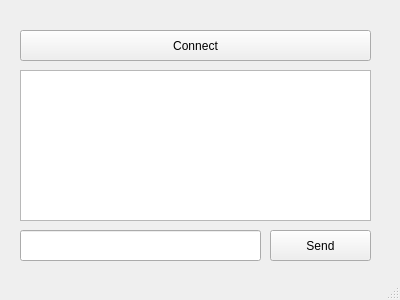
<?xml version="1.0" encoding="UTF-8"?>
<ui version="4.0">
 <class>TalkWindow</class>
 <widget class="QMainWindow" name="TalkWindow">
  <property name="geometry">
   <rect>
    <x>0</x>
    <y>0</y>
    <width>400</width>
    <height>300</height>
   </rect>
  </property>
  <property name="windowTitle">
   <string>MainWindow</string>
  </property>
  <widget class="QWidget" name="centralwidget">
   <widget class="QPushButton" name="connectButton">
    <property name="geometry">
     <rect>
      <x>20</x>
      <y>30</y>
      <width>351</width>
      <height>31</height>
     </rect>
    </property>
    <property name="text">
     <string>Connect</string>
    </property>
   </widget>
   <widget class="QTextEdit" name="talkMain">
    <property name="geometry">
     <rect>
      <x>20</x>
      <y>70</y>
      <width>351</width>
      <height>151</height>
     </rect>
    </property>
   </widget>
   <widget class="QLineEdit" name="messageEdit">
    <property name="geometry">
     <rect>
      <x>20</x>
      <y>230</y>
      <width>241</width>
      <height>31</height>
     </rect>
    </property>
   </widget>
   <widget class="QPushButton" name="sendButton">
    <property name="geometry">
     <rect>
      <x>270</x>
      <y>230</y>
      <width>101</width>
      <height>31</height>
     </rect>
    </property>
    <property name="text">
     <string>Send</string>
    </property>
   </widget>
  </widget>
  <widget class="QMenuBar" name="menubar">
   <property name="geometry">
    <rect>
     <x>0</x>
     <y>0</y>
     <width>400</width>
     <height>22</height>
    </rect>
   </property>
  </widget>
  <widget class="QStatusBar" name="statusbar"/>
 </widget>
 <resources/>
 <connections/>
</ui>
